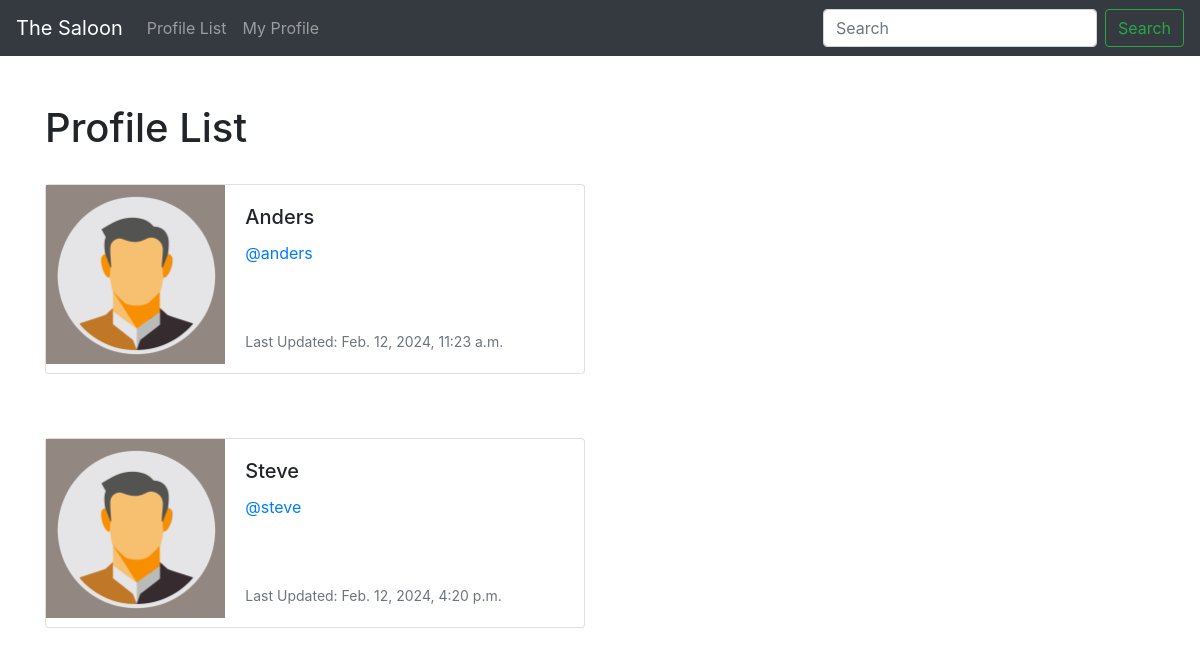
/profile_list/ (signed in), run on an earlier commit of the app's database.
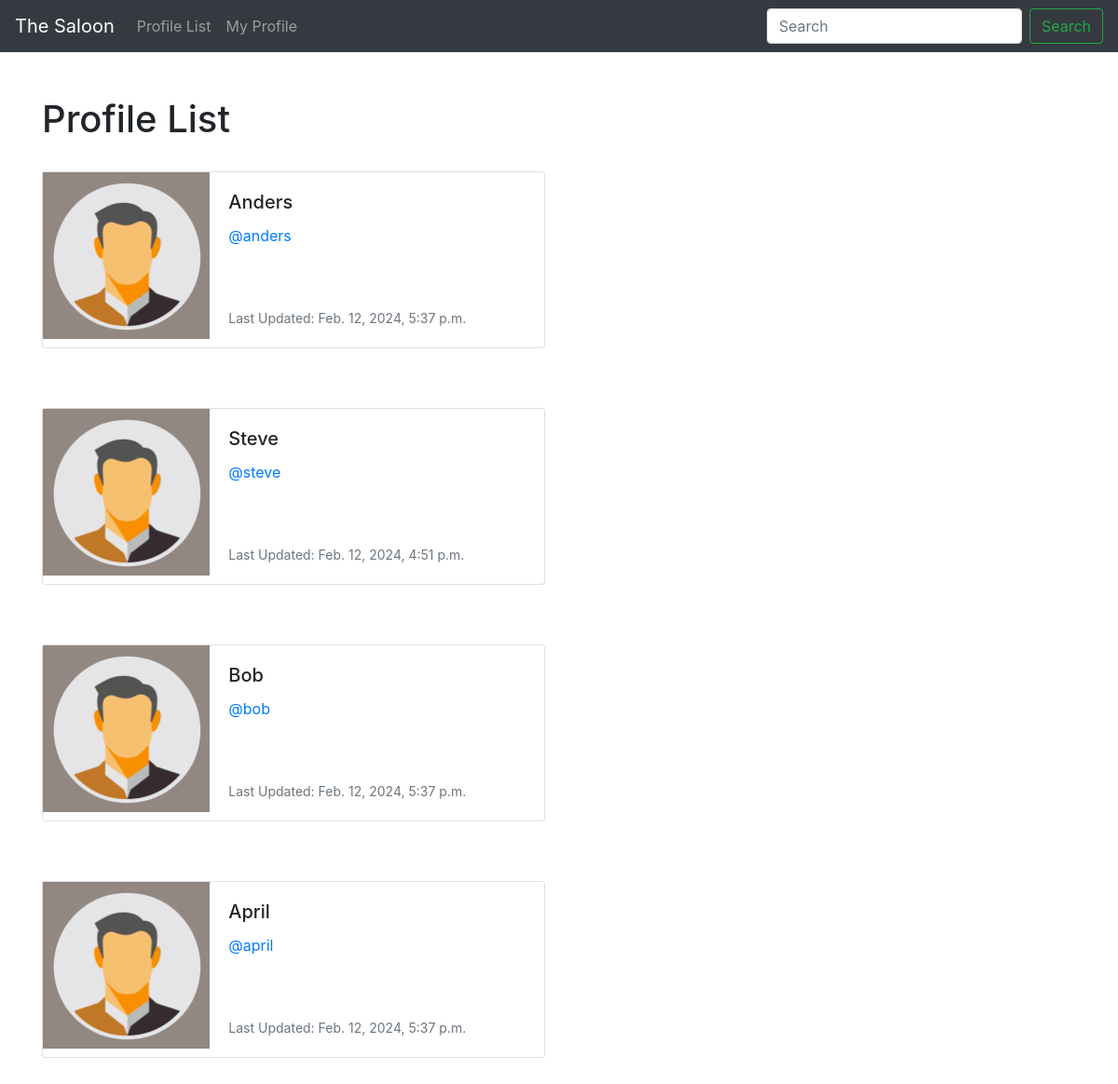
And on a later commit of the database.
### the_saloon/models.py (models this page shows, shortened)
class Profile(models.Model):
        user = models.OneToOneField(User, on_delete=models.CASCADE)
        follows = models.ManyToManyField("self",
            related_name="followed_by",
            symmetrical=False,
            blank=True)
        date_modified = models.DateTimeField(User, auto_now=True)

### the_saloon/views.py (the view)
# urls.py: path('profile_list/', views.profile_list, name='profile_list'),
def profile_list(request):
        if request.user.is_authenticated:
            profiles = Profile.objects.exclude(user=request.user)
            return render(request, 'profile_list.html', {"profiles":profiles})
        else:
            messages.success(request, ("You must login to see this page..."))
            return redirect('home')

### the_saloon/templates/profile_list.html
{% extends 'base.html' %}
{% load static %}
{% block content %}
    <h1>Profile List</h1>
<br/>
    {% if profiles %}
        {% for profile in profiles %}
        <div class="card mb-3" style="max-width: 540px;">
            <div class="row no-gutters">
              <div class="col-md-4">
                <img src="{% static 'images/default.jpg' %}" class="img-fluid rounded-start" alt="Profile img">
              </div>
              <div class="col-md-8">
                <div class="card-body">
                  <h5 class="card-title">{{ profile.user.username }}</h5>
                  <p class="card-text"><a href="{% url 'profile' profile.user.id  %}">@{{ profile.user.username|lower }}</a></p>
                  <br/><br/>
                  <p class="card-text"><small class="text-muted">Last Updated: {{ profile.date_modified }}</small></p>
                </div>
              </div>
            </div>
          </div>
          <br/><br/>
        {% endfor %}
    {%  endif %}
{% endblock %}

### the_saloon/templates/base.html (shortened to what this page needs)
<!doctype html>
<html lang="en">
  <head>
    <link rel="stylesheet" href="https://cdn.jsdelivr.net/npm/bootstrap@4.6.2/dist/css/bootstrap.min.css">
  </head>
  <body>
    {% include 'navbar.html' %}
    <br/>
    <div class="container">
      <br/>
      {% block content %}
      {% endblock %}
    </div>
  </body>
</html>

### the_saloon/templates/navbar.html (shortened to what this page needs)
<nav class="navbar navbar-expand-lg navbar-dark bg-dark">
    <a class="navbar-brand" href="{% url 'home' %}">The Saloon</a>
    <div class="collapse navbar-collapse" id="navbarSupportedContent">
      <ul class="navbar-nav mr-auto">
        <li class="nav-item">
          <a class="nav-link" href="{% url 'profile_list' %}">Profile List</a>
        </li>
        {% if user.is_authenticated %}
        <li class="nav-item">
          <a class="nav-link" href="{% url 'profile' request.user.id %}">My Profile</a>
        </li>
        {% endif %}
      </ul>
      <form class="form-inline my-2 my-lg-0">
        <input class="form-control mr-sm-2" type="search" placeholder="Search" aria-label="Search">
        <button class="btn btn-outline-success my-2 my-sm-0" type="submit">Search</button>
      </form>
    </div>
  </nav>

What changed in the data, as far as the page shows it:
changed Profile "Anders": date_modified "Feb. 12, 2024, 11:23 a.m." → "Feb. 12, 2024, 5:37 p.m."
changed Profile "Steve": date_modified "Feb. 12, 2024, 4:20 p.m." → "Feb. 12, 2024, 4:51 p.m."
added Profile: user.username "Bob", user.username "bob", date_modified "Feb. 12, 2024, 5:37 p.m."
added Profile: user.username "April", user.username "april", date_modified "Feb. 12, 2024, 5:37 p.m."
